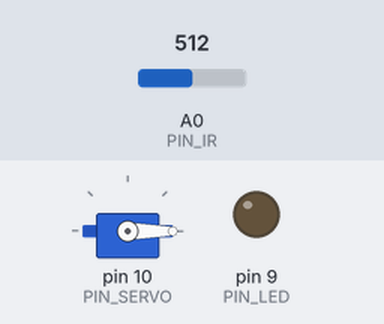
Bench run of a sketch on a simulated Arduino Uno, built with avr-gcc and run on an emulated ATmega328P. On the bench: servo, output pins drawn as LEDs (lit = HIGH). Inputs (shaded band) come from the test bench; at power-on: A0 (PIN_IR) = 512. What the sketch prints to the serial monitor is not drawn.

Above: at 1.2 s.
1.3 s: A0 (PIN_IR) set to 360
2.8 s: A0 (PIN_IR) set to 332
At 4.1 s:
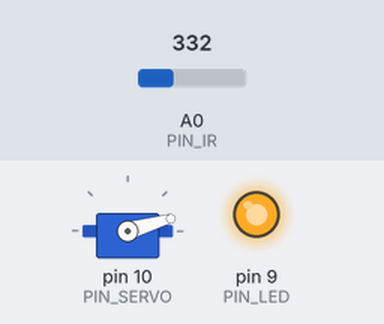
4.9 s: A0 (PIN_IR) set to 306
At 7.3 s:
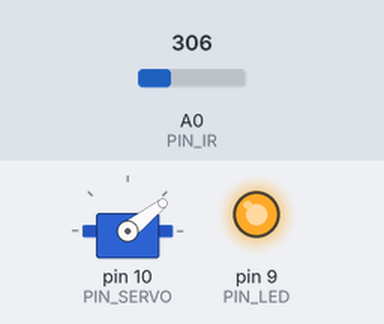
7.9 s: A0 (PIN_IR) set to 0
At 8.05 s:
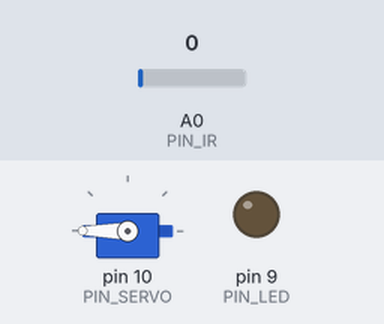
9.6 s: A0 (PIN_IR) set to 110
At 9.95 s:
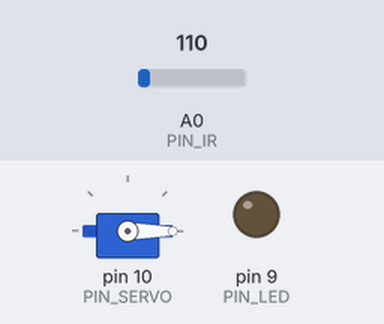
11.7 s: A0 (PIN_IR) set to 196
13.2 s: A0 (PIN_IR) set to 211
At 15.1 s:
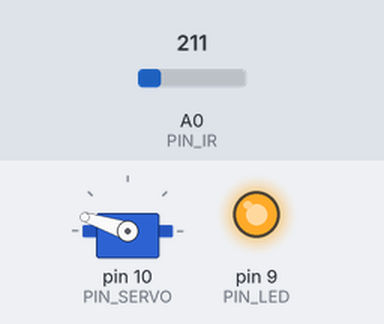
Timing chart, 0 to 16.6 s (numbered marks = the images above; inputs shaded):
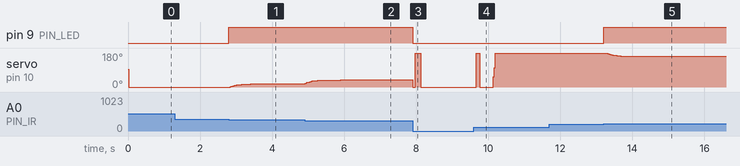

The sketch:

04_example_3.ino
```cpp
#include <Servo.h>

// Arduino pin assignments
#define PIN_IR    A0       // IR sensor at Pin A0
#define PIN_LED   9        // LED pin, lights up if distance is in range
#define PIN_SERVO 10       // Servo motor pin

// Servo duty cycle for various positions (in microseconds)
#define _DUTY_MIN 600      // Servo full clockwise position (0 degrees)
#define _DUTY_NEU 1500     // Servo neutral position (90 degrees)
#define _DUTY_MAX 2400     // Servo full counterclockwise position (180 degrees)

// Distance parameters in mm
#define _DIST_MIN  100.0   // Minimum distance (100mm or 10cm)
#define _DIST_MAX  250.0   // Maximum distance (250mm or 25cm)

// Filtering and timing parameters
#define EMA_ALPHA  0.1     // Alpha value for EMA filter
#define LOOP_INTERVAL 20   // Loop interval (20ms)

// Global variables
Servo myservo;
unsigned long last_loop_time = 0;
float dist_prev = _DIST_MIN;   // Previous distance for EMA
float dist_ema = _DIST_MIN;    // EMA filtered distance

void setup() {
  pinMode(PIN_LED, OUTPUT);     // LED output for distance range indication
  myservo.attach(PIN_SERVO);
  myservo.writeMicroseconds(_DUTY_NEU);  // Set servo to neutral position

  Serial.begin(1000000);    // Set serial communication to maximum speed (1,000,000 bps)
}

void loop() {
  unsigned long time_curr = millis();
  int duty;
  float a_value, dist_raw;

  // Wait until the next event time
  if (time_curr < (last_loop_time + LOOP_INTERVAL))
    return;
  last_loop_time += LOOP_INTERVAL;

  // Read analog value from IR sensor and calculate raw distance
  a_value = analogRead(PIN_IR);
  dist_raw = ((6762.0 / (a_value - 9.0)) - 4.0) * 10.0 - 60.0; // Distance calculation formula

  // Range filter: Check if distance is within valid range (_DIST_MIN to _DIST_MAX)
  if (dist_raw >= _DIST_MIN && dist_raw <= _DIST_MAX) {
    digitalWrite(PIN_LED, HIGH);   // Turn on LED if within range
  } else {
    digitalWrite(PIN_LED, LOW);    // Turn off LED if out of range
  }

  // Apply EMA filter to smooth distance values
  dist_ema = (EMA_ALPHA * dist_raw) + ((1 - EMA_ALPHA) * dist_prev);
  dist_prev = dist_ema;

  // Calculate duty without using map() function (linear interpolation)
  duty = _DUTY_MIN + (dist_ema - _DIST_MIN) * (_DUTY_MAX - _DUTY_MIN) / (_DIST_MAX - _DIST_MIN);

  // Move servo based on calculated duty
  myservo.writeMicroseconds(duty);

  // Serial output in specified format
  Serial.print("_DUTY_MIN:");  Serial.print(_DUTY_MIN);
  Serial.print(" _DIST_MIN:");  Serial.print(_DIST_MIN);
  Serial.print(" ,IR:");        Serial.print(a_value);
  Serial.print(" ,dist_raw:");  Serial.print(dist_raw);
  Serial.print(" ,ema:");       Serial.print(dist_ema);
  Serial.print(" ,servo:");     Serial.print(duty);
  Serial.print(" ,_DIST_MAX:"); Serial.print(_DIST_MAX);
  Serial.print(" ,_DUTY_MAX:"); Serial.print(_DUTY_MAX);
  Serial.println("");
}
```

Measured:
- the behaviour switches between 348 and 347 on A0 (PIN_IR) (found by bisection; images 0 and 1)
- the behaviour switches between 202 and 203 on A0 (PIN_IR) (found by bisection; images 4 and 5)
- after the input at 1.3 s, every drawn part: stays the same
- after the input at 2.8 s, pin 9 (PIN_LED): LOW → HIGH at once; servo on pin 10 (PIN_SERVO): moves from 0° to 16° over 0.56 s, starting at once
- after the input at 4.9 s, servo on pin 10 (PIN_SERVO): moves from 16° to 38° over 1.0 s, starting at once
- after the input at 7.9 s, pin 9 (PIN_LED): HIGH → LOW at once; servo on pin 10 (PIN_SERVO): 38° → 0° at once, → 180° 0.08 s later, → 0° 0.14 s later
- after the input at 9.6 s, servo on pin 10 (PIN_SERVO): 0° → 180° after 0.06 s, → 0° 0.10 s later, → 180° 0.38 s later
- after the input at 11.7 s, every drawn part: stays the same
- after the input at 13.2 s, pin 9 (PIN_LED): LOW → HIGH at once; servo on pin 10 (PIN_SERVO): moves from 180° to 162° over 0.78 s, starting after 0.10 s
